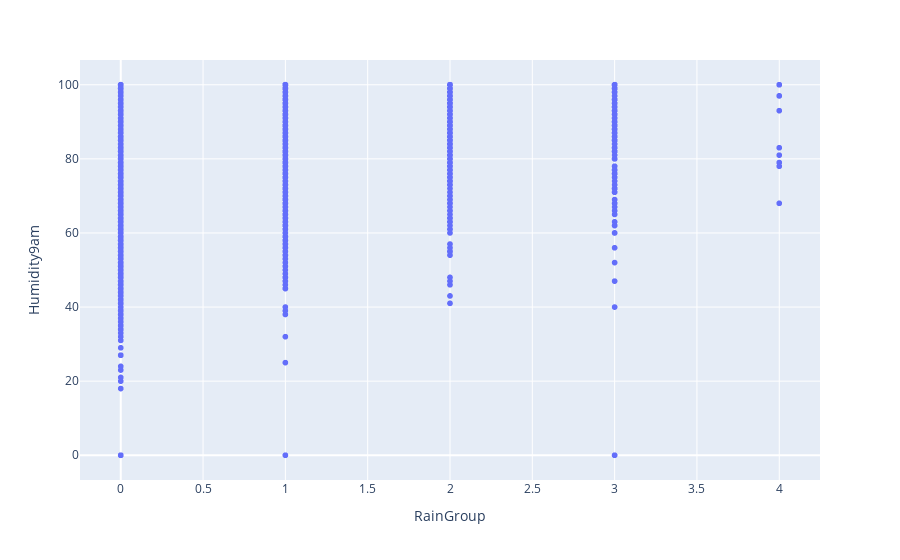

Notebook code for this chart:
### Code cell
# The 'Humidity9am' column is plotted against the 'RainGroup' column from the 'ext_weather_data' DataFrame
fig = px.scatter(ext_weather_data, y="Humidity9am", x="RainGroup")
fig.show()

### Figure 1 — Plotly figure (JSON) as saved in the notebook; plotly's stock layout.template omitted (floating-point values rounded to 4 significant figures; data arrays with more than 128 entries replaced by an {"elided": "..."} marker saying what was removed)
{"data": [{"hovertemplate": "RainGroup=%{x}<br>Humidity9am=%{y}<extra></extra>", "legendgroup": "", "marker": {"color": "#636efa", "symbol": "circle"}, "mode": "markers", "name": "", "showlegend": false, "type": "scattergl", "x": {"elided": "3040 int values"}, "xaxis": "x", "y": {"elided": "3040 int values"}, "yaxis": "y"}], "layout": {"legend": {"tracegroupgap": 0}, "margin": {"t": 60}, "xaxis": {"anchor": "y", "domain": [0, 1], "title": {"text": "RainGroup"}}, "yaxis": {"anchor": "x", "domain": [0, 1], "title": {"text": "Humidity9am"}}}}
